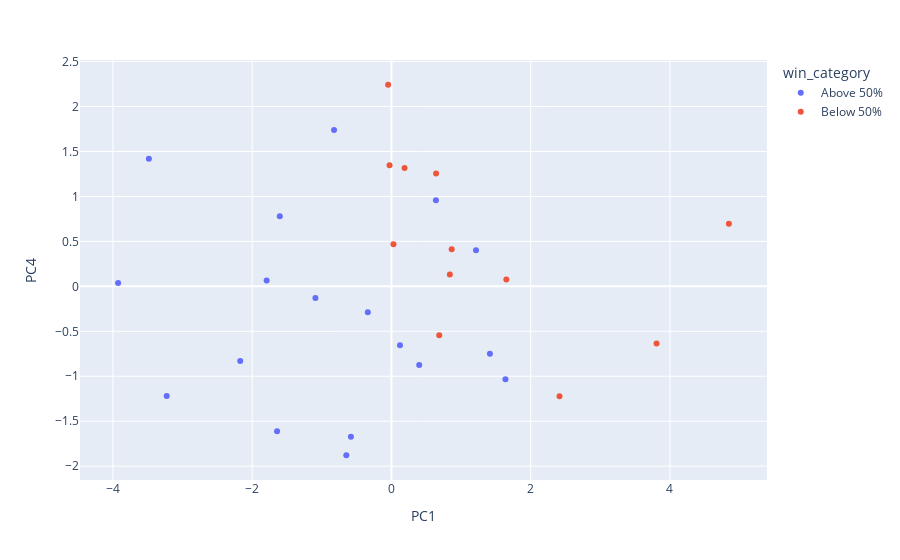
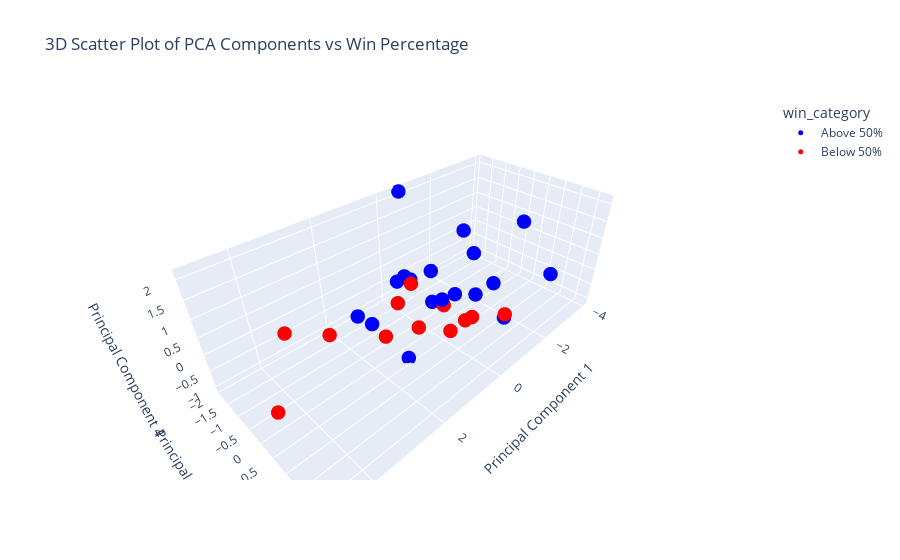

Source (notebook cell) for these figures, in order:
### Markdown cell above
Observing the Scree plot give us insight towards the Principal Components that contribute the highest percentage of variance in general. It's important to note that this is general variance, not variance directly pertaining towards the win or loss of the home team. 

Conversely, the printed correlations are tied directly to the win or loss of the home team for each Principal Component. As we can see, the most explanatory principal component is PC1, which is negatively correlated with the win or loss of the home team. Meaning, if there is a high value for PC1 in a given game, that game lends itself to being more likely to having been a loss for the home team. While other factors such as PC2 and PC6 are among the higher correlated PC's with W/L, their correlation contstant is not nearly as dominant as PC1's.

It's important to note, this is data collected after the fact. Since our model is looking to predict the outcome of games, these statistics can't necessarily help us as we have no indication as to how these features will play out in a given game. However, there is some merit into observing the cumulative of these values leading up to each game. If a team is consistently putting up high contributions towards the PC1 feature, for example, we could therefore assume it is less likely they will win their following game.

### Code cell
filtered_df = gameDataframe[gameDataframe['game_date'].dt.year == 2023].copy()
# print(filtered_df)
filtered_df['wl_home'] = filtered_df['wl_home'].map({'W': 1, 'L': 0})
filtered_df = filtered_df.reset_index(drop=True)
filtered_df = filtered_df.sort_values(by='game_date')

filtered_df = filtered_df[filtered_df['team_name_home'] != 'Team LeBron']

mean_last_20_to_11_games = ( ####2nd most recent game to nth most recent game
    filtered_df.groupby('team_name_home')
    .apply(lambda x: x.iloc[-13:-2].select_dtypes(include='number').mean())  
    .drop(columns=['season_id','team_id_home','game_id'])
    .reset_index(drop = True)
    # .drop(columns=['wl_home'])  # Optional: Drop 'wl_home' if it's not needed in the result
)


mean_last_10_games = ( ##### LAST GAME
    filtered_df.groupby('team_name_home')
    .apply(lambda x: x.iloc[-2:-1].select_dtypes(include='number').mean()) 
    .drop(columns=['season_id','team_id_home','game_id'])
    .reset_index(drop = True)
    # .drop(columns=['wl_home'])  # Optional: Drop 'wl_home' if it's not needed in the result
)


ten_to_twenty_games_win = mean_last_20_to_11_games["wl_home"]
last_ten_games_win = mean_last_10_games["wl_home"]
correlations = mean_last_20_to_11_games.corr()['wl_home'].sort_values(ascending=False)
remainingFeatures = correlations[correlations > .15].index #indexes of all features with a correlations above 15 percent towards the win or loss of a home team
remainingFeaturesTest = remainingFeatures.drop('wl_home')
print(remainingFeatures)


scaler = StandardScaler()
mean_last_20_to_11_games = mean_last_20_to_11_games[remainingFeatures]
reducedData = mean_last_20_to_11_games.drop(columns=['wl_home'])
rows_with_na = reducedData.isna().any(axis=1)
reducedData = reducedData.dropna()
scaledData = scaler.fit_transform(reducedData)
pca = PCA()
pcaData = pca.fit_transform(scaledData)

# percentVar = np.round(pca.explained_variance_ratio_[:12]*100,decimals= 1)
# labels = ['PC' + str(x) for x in range(1,13)]
# plt.bar(x = range(1,13),height=percentVar,tick_label = labels)
# plt.ylabel('Percentage of Explained Variance')
# plt.xlabel('Principal Component')
# plt.title('Scree Plot')

pca_df = pd.DataFrame(pcaData, columns=[f'PC{i+1}' for i in range(pcaData.shape[1])]) #top 10 principal components account for ~90% variance 

# pca_df['wl_home'] = last_ten_games_win
pca_df['wl_home'] = ten_to_twenty_games_win

# print(pca_df)
pcacorrelations_with_win = pca_df.corr()['wl_home'].drop('wl_home').abs().sort_values(ascending=False)
remainingPCAFeatures = pcacorrelations_with_win[pcacorrelations_with_win > .15].index
pcacorrelations_with_win = pca_df.corr()['wl_home'].drop('wl_home').sort_values(ascending=False)
print(remainingPCAFeatures)

#################################################################

plt.figure(figsize=(10, 6))
plt.bar(pcacorrelations_with_win.index, pcacorrelations_with_win.values, color='skyblue')
plt.axhline(0, color='black', linewidth=0.8, linestyle='--')
plt.title('Correlation of Principal Components with Winning')
plt.xlabel('Principal Components')
plt.ylabel('Correlation with Winning (wl_home)')
plt.xticks(rotation=45)  # Rotate x labels for better readability
plt.tight_layout()
plt.show()

pca_df['win_category'] = np.where(pca_df['wl_home'] >= 0.5, 'Above 50%', 'Below 50%')

# # fig = px.scatter_3d(pca_df, x='PC1', y='PC2', z='PC4', color='wl_home',
# #                     labels={'wl_home': 'Win Percentage'},
# #                     title='3D Scatter Plot of PCA Components vs Win Percentage',
# #                     color_continuous_scale=px.colors.sequential.Viridis)

fig = px.scatter(pca_df,x = 'PC1', y= 'PC4', color = 'win_category')
fig.show()

# 3D Scatter Plot using Plotly with 2 color categories
fig = px.scatter_3d(pca_df, x='PC1', y='PC4', z='PC7', color='win_category',
                    color_discrete_map={'Above 50%': 'blue', 'Below 50%': 'red'},
                    title='3D Scatter Plot of PCA Components vs Win Percentage')

# Update layout for better readability
fig.update_traces(marker=dict(size=5))  # Adjust marker size if needed
fig.update_layout(scene=dict(
    xaxis_title='Principal Component 1',
    yaxis_title='Principal Component 2',
    zaxis_title='Principal Component 4',
))

fig.show()

### Figure 1 — Plotly figure (JSON) as saved in the notebook; plotly's stock layout.template omitted (floating-point values rounded to 4 significant figures)
{"data": [{"hovertemplate": "win_category=Above 50%<br>PC1=%{x}<br>PC4=%{y}<extra></extra>", "legendgroup": "Above 50%", "marker": {"color": "#636efa", "symbol": "circle"}, "mode": "markers", "name": "Above 50%", "orientation": "v", "showlegend": true, "type": "scatter", "x": [-3.483, 1.215, 1.415, -0.5817, -0.6479, -1.792, -3.227, -1.603, 0.1232, 0.6393, 0.3991, -1.092, -3.925, -2.171, 1.638, -0.3388, -0.8238, -1.642], "xaxis": "x", "y": [1.42, 0.4013, -0.7505, -1.673, -1.878, 0.06416, -1.22, 0.7787, -0.6549, 0.958, -0.8747, -0.1284, 0.03677, -0.8293, -1.033, -0.2881, 1.739, -1.613], "yaxis": "y"}, {"hovertemplate": "win_category=Below 50%<br>PC1=%{x}<br>PC4=%{y}<extra></extra>", "legendgroup": "Below 50%", "marker": {"color": "#EF553B", "symbol": "circle"}, "mode": "markers", "name": "Below 50%", "orientation": "v", "showlegend": true, "type": "scatter", "x": [2.415, 3.808, 0.02942, -0.02637, 1.651, 0.8656, -0.04683, 0.6868, 4.847, 0.8393, 0.1893, 0.6417], "xaxis": "x", "y": [-1.222, -0.6345, 0.4684, 1.348, 0.07578, 0.4133, 2.242, -0.545, 0.6966, 0.1322, 1.315, 1.255], "yaxis": "y"}], "layout": {"legend": {"title": {"text": "win_category"}, "tracegroupgap": 0}, "margin": {"t": 60}, "xaxis": {"anchor": "y", "domain": [0, 1], "title": {"text": "PC1"}}, "yaxis": {"anchor": "x", "domain": [0, 1], "title": {"text": "PC4"}}}}

### Figure 2 — Plotly figure (JSON) as saved in the notebook; plotly's stock layout.template omitted (floating-point values rounded to 4 significant figures)
{"data": [{"hovertemplate": "win_category=Above 50%<br>PC1=%{x}<br>PC4=%{y}<br>PC7=%{z}<extra></extra>", "legendgroup": "Above 50%", "marker": {"color": "blue", "size": 5, "symbol": "circle"}, "mode": "markers", "name": "Above 50%", "scene": "scene", "showlegend": true, "type": "scatter3d", "x": [-3.483, 1.215, 1.415, -0.5817, -0.6479, -1.792, -3.227, -1.603, 0.1232, 0.6393, 0.3991, -1.092, -3.925, -2.171, 1.638, -0.3388, -0.8238, -1.642], "y": [1.42, 0.4013, -0.7505, -1.673, -1.878, 0.06416, -1.22, 0.7787, -0.6549, 0.958, -0.8747, -0.1284, 0.03677, -0.8293, -1.033, -0.2881, 1.739, -1.613], "z": [-0.2645, -1.096, -0.5453, -0.4346, 2.135, -0.8218, -0.5615, 0.0165, 0.2739, 0.7335, 0.2361, -0.551, 0.7629, 0.7986, -0.3256, -0.5074, -0.1844, -0.7044]}, {"hovertemplate": "win_category=Below 50%<br>PC1=%{x}<br>PC4=%{y}<br>PC7=%{z}<extra></extra>", "legendgroup": "Below 50%", "marker": {"color": "red", "size": 5, "symbol": "circle"}, "mode": "markers", "name": "Below 50%", "scene": "scene", "showlegend": true, "type": "scatter3d", "x": [2.415, 3.808, 0.02942, -0.02637, 1.651, 0.8656, -0.04683, 0.6868, 4.847, 0.8393, 0.1893, 0.6417], "y": [-1.222, -0.6345, 0.4684, 1.348, 0.07578, 0.4133, 2.242, -0.545, 0.6966, 0.1322, 1.315, 1.255], "z": [-0.5932, 0.6623, -0.02024, 0.06247, -0.316, -0.2935, 0.6316, -0.146, 0.1513, 0.8704, 0.06425, -0.03319]}], "layout": {"legend": {"title": {"text": "win_category"}, "tracegroupgap": 0}, "scene": {"domain": {"x": [0, 1], "y": [0, 1]}, "xaxis": {"title": {"text": "Principal Component 1"}}, "yaxis": {"title": {"text": "Principal Component 2"}}, "zaxis": {"title": {"text": "Principal Component 4"}}}, "title": {"text": "3D Scatter Plot of PCA Components vs Win Percentage"}}}
